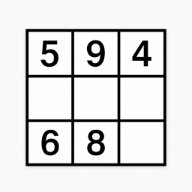
#> input picture web-app-manifest-192x192.png, 192 x 192 px
$ python -i preprocessing.py   (imports and definitions only)
#> lines starting #> are read from the running program, lines starting #| are printed output that depends on the picture; after the words box and inside, x2 and y2 are one past the last pixel; in counts of white or black regions, pixels touching at a corner belong together
#> further down, picture is the input picture: shape (192, 192, 3); mean B, G, R 222.9, 222.8, 222.9
import cv2
import numpy as np
from PIL import Image
from scipy import ndimage
from skimage.segmentation import clear_border

def preprocess_image(path):
    """
    Preprocess the image for grid detection.
    This includes reading the image, converting to grayscale,
    applying Gaussian blur, and adaptive thresholding.
    """
    image = cv2.imread(path)
    gray = cv2.cvtColor(image, cv2.COLOR_BGR2GRAY)
    blur = cv2.GaussianBlur(gray, (7, 7), 3) # Apply Gaussian blur to reduce noise (can be adjusted)
    # Apply adaptive thresholding to create a binary image, inverts for better contour detection
    thresh = cv2.adaptiveThreshold(
        blur, 255, cv2.ADAPTIVE_THRESH_GAUSSIAN_C,
        cv2.THRESH_BINARY_INV, 11, 2
    )
    return image, thresh

def preprocess_for_model(cell_img, debug_path=None, margin=0.08):
    """
    Preprocess the cell image for digit recognition.
    This includes resizing, centering, and normalizing the image, as well as
    converting it to a format suitable for the model.
    The image is expected to be a 28x28 grayscale image.
    """
#> called with margin = 0.08
    if len(cell_img.shape) == 3:
        gray = cv2.cvtColor(cell_img, cv2.COLOR_BGR2GRAY)
    else:
        gray = cell_img

    h, w = gray.shape
#> h = 192; w = 192
    margin_h = int(h * margin)
#> margin_h = 15
    margin_w = int(w * margin)
#> margin_w = 15
    cropped = gray[margin_h:h - margin_h, margin_w:w - margin_w]
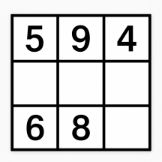
#> cropped: shape (162, 162); min 0, max 255, mean 211.9

    # Invert so digits are white on black (as expected by MNIST-style models)
    _, thresh = cv2.threshold(cropped, 0, 255, cv2.THRESH_BINARY_INV | cv2.THRESH_OTSU)
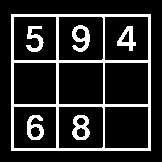
#> thresh: shape (162, 162); 16.3% white; 6 white regions, box (x1, y1, x2, y2) and area: (11, 14, 151, 151) 3059, (72, 25, 90, 52) 264, (72, 115, 90, 140) 259, (27, 115, 44, 140) 241, (26, 26, 44, 52) 224, (117, 26, 136, 51) 224

    # Clear connected borders
    thresh_cleared = clear_border(thresh)

    coords = cv2.findNonZero(thresh_cleared)
#> coords = contour of 4271 points, box (x1, y1, x2, y2) (11, 14, 151, 151), area 0
    if coords is None:
        return np.zeros((1, 28, 28, 1), dtype=np.float32)

    x, y, w, h = cv2.boundingRect(coords) # Get bounding box of non-zero regions, helps in cropping
#> x = 11; y = 14; w = 140; h = 137
    digit_crop = thresh_cleared[y:y+h, x:x+w]
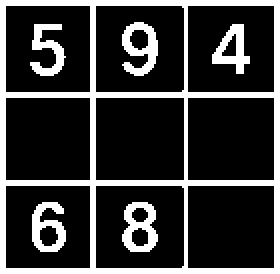
#> digit_crop: shape (137, 140) (shown 2 times larger); 22.3% white; 6 white regions, box (x1, y1, x2, y2) and area: (0, 0, 140, 137) 3059, (61, 11, 79, 38) 264, (61, 101, 79, 126) 259, (16, 101, 33, 126) 241, (15, 12, 33, 38) 224, (106, 12, 125, 37) 224

    max_dim = max(w, h)
#> max_dim = 140
    scale = 20.0 / max_dim
#> scale = 0.143
    new_w = int(round(w * scale))
#> new_w = 20
    new_h = int(round(h * scale))
#> new_h = 20

    resized = cv2.resize(digit_crop, (new_w, new_h), interpolation=cv2.INTER_AREA)
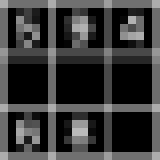
#> resized: shape (20, 20) (shown 8 times larger); min 0, max 186, mean 56.8
    canvas = np.zeros((28, 28), dtype=np.uint8)
    x_offset = (28 - new_w) // 2
#> x_offset = 4
    y_offset = (28 - new_h) // 2
#> y_offset = 4
    canvas[y_offset:y_offset+new_h, x_offset:x_offset+new_w] = resized
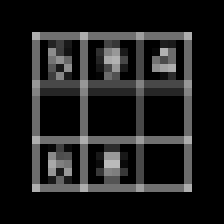
#> canvas: shape (28, 28) (shown 8 times larger); min 0, max 186, mean 29

    cy, cx = ndimage.center_of_mass(canvas)
#> cy = 13.24; cx = 13.04
    shift_x = int(np.round(14 - cx))
#> shift_x = 1
    shift_y = int(np.round(14 - cy))
#> shift_y = 1
    transform = np.float32([[1, 0, shift_x], [0, 1, shift_y]])
#> transform = [[1, 0, 1], [0, 1, 1]]
    centered = cv2.warpAffine(canvas, transform, (28, 28), borderValue=0)
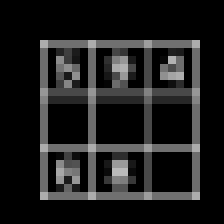
#> centered: shape (28, 28) (shown 8 times larger); min 0, max 186, mean 29

    if debug_path:
        Image.fromarray(centered).save(debug_path)

    img_array = centered.astype(np.float32) / 255.0
    img_array = np.expand_dims(img_array, axis=(0, -1))  # shape: (1, 28, 28, 1) for model input

    return img_array

def split_cells(warped_img):
    """
    Split the warped image into 9x9 cells.
    Each cell is expected to be a square of equal size.
    """
    grid = []
    h, w = warped_img.shape[:2]
    cell_h = h // 9
    cell_w = w // 9

    # Splits into 9 rows and 9 columns, could be improved with more advanced techniques
    # like Hough Transform or contour detection for more complex grids
    # Common problem is variable width of borders (exterior = thick, interior = thin)
    # This is a simple approach that assumes uniform cell size and spacing
    for i in range(9):
        row = []
        for j in range(9):
            x_start = j * cell_w
            y_start = i * cell_h
            cell = warped_img[y_start:y_start + cell_h, x_start:x_start + cell_w]
            row.append(cell)
        grid.append(row)
    return grid

>>> import cv2
>>> picture = cv2.imread('../web-app-manifest-192x192.png')
>>> result = preprocess_for_model(picture)
